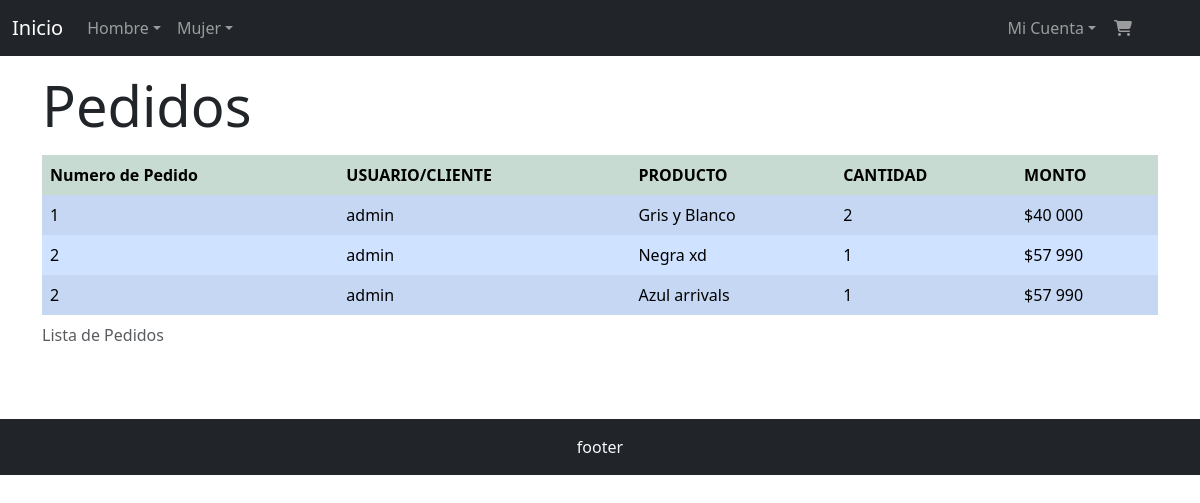
Page /listar on the earlier database version.
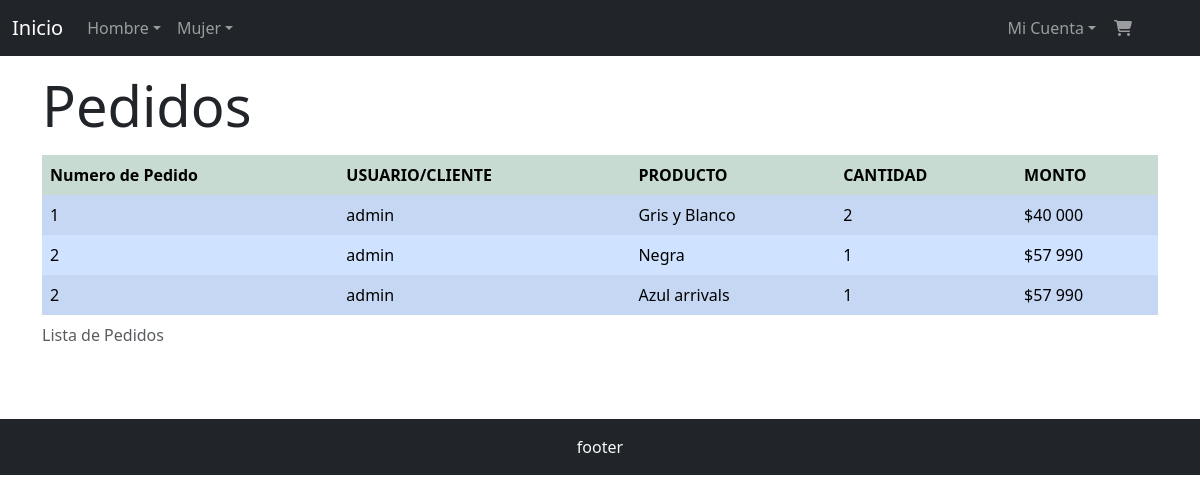
Same page on the later database version.
### aplicacion/models.py (models this page shows, shortened)
class DetallePedido(models.Model):
    user=models.ForeignKey(User, on_delete=models.CASCADE)
    producto=models.ForeignKey(Producto, on_delete=models.CASCADE)
    pedido=models.ForeignKey(Pedido, on_delete=models.CASCADE)
    cantidad=models.IntegerField(default=1)
    creado_en=models.DateTimeField(auto_now_add=True)

class Producto(models.Model):
    nombre=models.CharField(max_length=50)
    marca=models.ForeignKey(Marca, on_delete=models.PROTECT, null=True)
    categoria=models.ForeignKey(Categoria, on_delete=models.PROTECT, null=True)
    descripcion=models.TextField(max_length=300)
    precio=models.IntegerField()
    stock=models.IntegerField(validators=[MinValueValidator(0)])
    genero=models.CharField(null=True, max_length=1, choices=genero_choices)
    imagen=models.ImageField(upload_to="productos")
    def __str__(self):
        return self.nombre

class Pedido(models.Model):
    user=models.ForeignKey(User, on_delete=models.CASCADE)
    creado_en=models.DateTimeField(auto_now_add=True)
    monto_total=models.FloatField(null=True)
    def __str__(self):
        return str(self.id)

### aplicacion/views.py (the view)
# urls.py: path('listar', listar, name="listar"),
def listar(request):
    pedidos = Pedido.objects.all()
    detalles = DetallePedido.objects.all()
    contexto = {
        'pedido':pedidos,
        'detalle':detalles
    }
    return render(request, 'aplicacion/pedidos/listar.html', contexto)

### carro/context_processor.py (called while the page is built)
def importe_total_carro(request):
    total = 0
    if request.user.is_authenticated:
        carro = request.session.get("carro", {})
        for key, value in carro.items():
            precio = float(value.get("precio", 0))
            total += precio
    return {"importe_total_carro": total}

### aplicacion/templates/aplicacion/pedidos/listar.html (shortened to what this page needs)
{% extends 'aplicacion/base.html' %}
{% load static %}
{% load humanize i18n %}
{% block contenido %}
<div class="mt-3">
    <h1 class="display-4">Pedidos</h1>
    <div class="table-responsive mt-3">
        <table class="table table-striped
            table-hover
            table-borderless
            table-success
            align-middle">
            <thead class="table-light">
                <caption>Lista de Pedidos</caption>
                <tr>
                    <th>Numero de Pedido</th>
                    <th>USUARIO/CLIENTE</th>
                    <th>PRODUCTO</th>
                    <th>CANTIDAD</th>
                    <th>MONTO</th>
                </tr>
            </thead>
            <tbody class="table-group-divider">
                {% for dp in detalle %}
                    <tr class="table-primary">
                        <td>{{ dp.pedido }}</td>
                        <td>{{ dp.user }}</td>
                        <td>{{ dp.producto }}</td>
                        <td>{{ dp.cantidad }}</td>
                        <td>${{ dp.pedido.monto_total|floatformat:0|intcomma}}</td>
                    </tr>
                {% endfor %}
            </tbody>
        </table>
    </div>
</div>
{% endblock contenido %}

Differences in the rows shown:
changed through a linked row, DetallePedido: producto "Negra xd" → "Negra"
